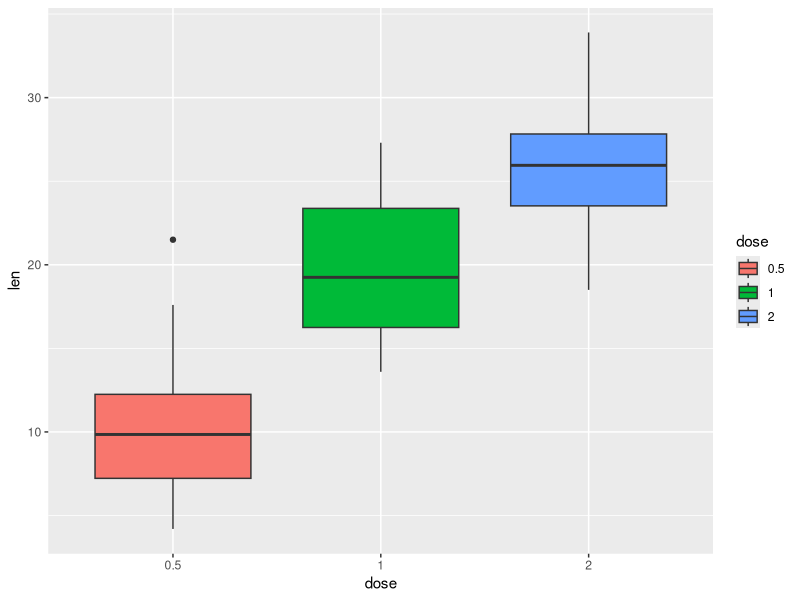
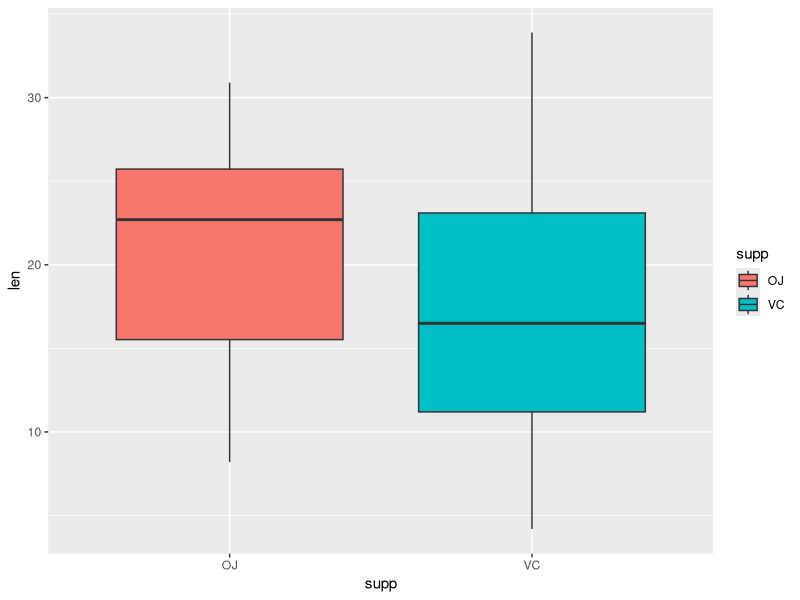
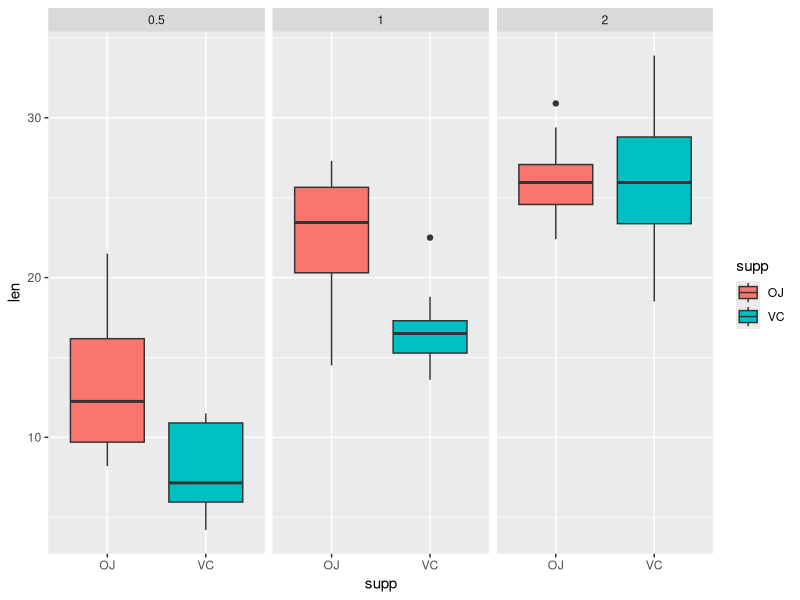

The R source for these figures, in order:
#Statistical Inference Project Part 2
#
#Step1: Perform exploratory data analysis
library(datasets)
data("ToothGrowth")
#
str(ToothGrowth)
ToothGrowth$dose <- as.factor(ToothGrowth$dose)
#
library(ggplot2)
g1 <- ggplot(aes(x=dose,y=len), data=ToothGrowth) + geom_boxplot(aes(fill=dose))
print(g1)
g2 <- ggplot(aes(x=supp, y=len), data = ToothGrowth) + geom_boxplot(aes(fill=supp))
print(g2)
g3 <- ggplot(aes(x=supp, y=len), data = ToothGrowth) + geom_boxplot(aes(fill=supp))
g3 <- g3 + facet_wrap(~dose)
print(g3)
#
#overall summary:
summary(ToothGrowth)
#summary grouped by supplement and dose
by(ToothGrowth$len, INDICES = list(ToothGrowth$supp, ToothGrowth$dose), summary)
#Step2: Use hypothesis test to determine siginficant differences in tooth length
#from supp
#
t.test(len ~ supp, data = ToothGrowth)
#
#create three dose sub-level pairs and test for dose significance
t_tests <- list()
doses <- c("0.5","1","2")
for (dL in doses){
     for(dH in doses){
          if (dL < dH){
               ToothGrowth_sub <- subset(ToothGrowth, dose %in% c(dL,dH))
               t <- t.test(len ~ dose, data = ToothGrowth_sub)
               test_doses <- paste(dL,"-",dH)
               t_tests <- rbind(t_tests, list(test_doses=test_doses, p.value = t$p.value))
          }
     }
}
print(t_tests)
#
#create subsets of supp within dose and test for significance
t_tests <- NULL
supps <- c("OJ","VC")
for (dL in doses){
     for(dH in doses){
          if (dL < dH){
               ToothGrowth_sub <- subset(ToothGrowth, dose %in% c(dL,dH))
               for(s in supps){
                    ToothGrowth_sub_s <- subset(ToothGrowth_sub, supp %in% s)
                    t <- t.test(len ~ dose, data = ToothGrowth_sub_s)
                    test_doses <- paste(dL,"-",dH,s)
                    t_tests <- rbind(t_tests, list(test_doses=test_doses, p.value = t$p.value))
               }
          }
     }
}
print(t_tests)